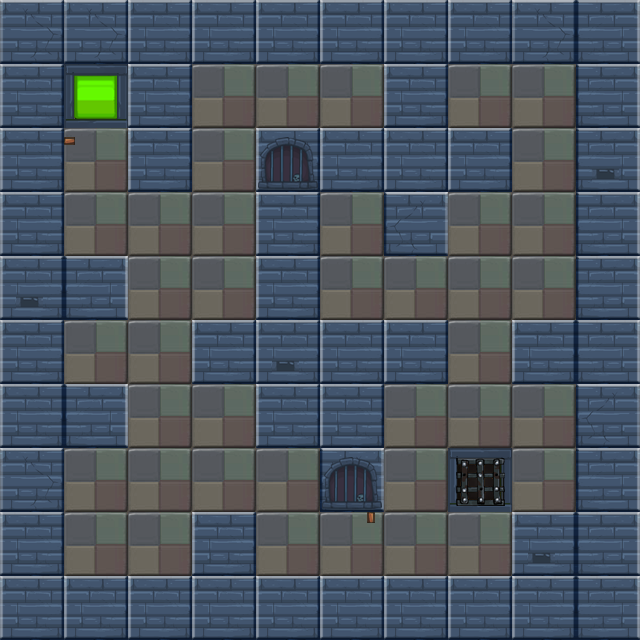

A level layout from a 2D game, rendered from its tile map. Below: a short description, then the map file with tile-grid data replaced by summaries:
An orthogonal 10x10 tile map with 64x64 px tiles, 2 tile layers (bg1, fg1) and 29 objects (16x wall, 3x enemy, player, banzi, mutiao, ...).

<map version="1.0" orientation="orthogonal" renderorder="right-down" width="10" height="10" tilewidth="64" tileheight="64">
 <properties>
  <property name="maxStep" value="37" />
 </properties>
 <tileset firstgid="1" name="lv3map" tilewidth="64" tileheight="64">
  <image source="lv3map.png" width="256" height="256" />
 </tileset>
 <layer name="bg1" width="10" height="10">
  <data>[100 cells, 100 non-empty, 5 distinct tile ids]</data>
 </layer>
 <layer name="fg1" width="10" height="10">
  <data>[100 cells, 10 non-empty, 5 distinct tile ids]</data>
 </layer>
 <objectgroup name="obj1">
  <object name="wall" x="0" y="0" width="640" height="64" />
  <object name="wall" x="0" y="0" width="64" height="576" />
  <object name="wall" x="0" y="576" width="640" height="64" />
  <object name="wall" x="192" y="320" width="256" height="64" />
  <object name="wall" x="128" y="0" width="64" height="192" />
  <object name="wall" x="0" y="256" width="128" height="64" />
  <object name="wall" x="576" y="0" width="64" height="576" />
  <object name="wall" x="384" y="0" width="64" height="256" />
  <object name="wall" x="256" y="128" width="256" height="64" />
  <object name="wall" x="256" y="128" width="64" height="320" />
  <object name="wall" x="256" y="384" width="128" height="64" />
  <object name="player" x="64" y="512" width="64" height="64" />
  <object name="banzi" x="64" y="128" width="64" height="13" />
  <object name="mutiao" x="448" y="320" width="64" height="64" />
  <object name="box" x="384" y="256" width="64" height="64" />
  <object name="door" x="512" y="384" width="64" height="64" />
  <object name="key" x="320" y="64" width="64" height="64">
   <properties>
    <property name="active" value="false" />
   </properties>
  </object>
  <object name="enemy" x="64" y="192" width="64" height="64" />
  <object name="enemy" x="192" y="256" width="64" height="64" />
  <object name="enemy" x="448" y="64" width="64" height="64" />
  <object name="fazhen_B" x="192" y="384" width="64" height="64">
   <properties>
    <property name="target" value="fazhen_A" />
   </properties>
  </object>
  <object name="banziL" x="371" y="512" width="13" height="64" />
  <object name="wall" x="0" y="384" width="128" height="64" />
  <object name="wall" x="192" y="512" width="64" height="128" />
  <object name="wall" x="320" y="320" width="64" height="192" />
  <object name="wall" x="512" y="512" width="128" height="64" />
  <object name="wall" x="512" y="320" width="128" height="64" />
  <object name="fang" x="64" y="64" width="64" height="64">
   <properties>
    <property name="target" value="mutiao" />
   </properties>
  </object>
  <object name="fazhen_A" x="320" y="192" width="64" height="64">
   <properties>
    <property name="target" value="fazhen_B" />
   </properties>
  </object>
 </objectgroup>
</map>
